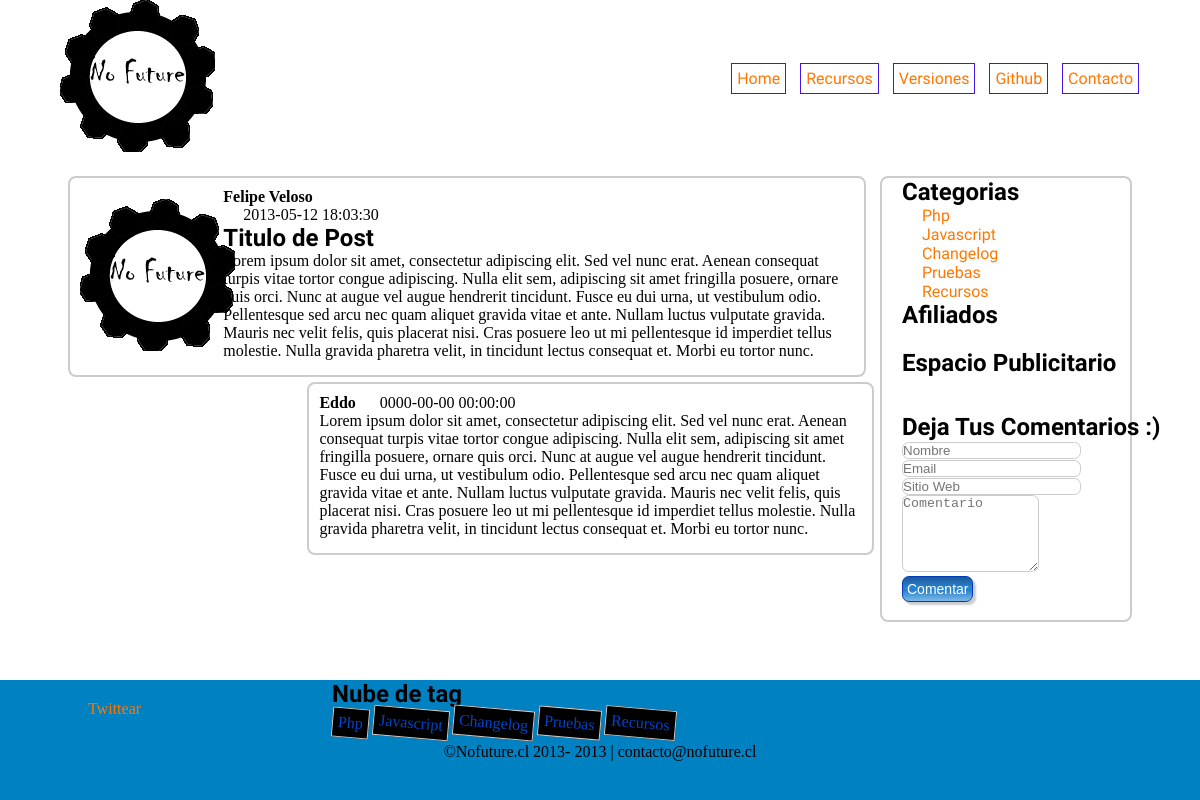
The page /post.php?id=1 on the database its author committed.
### tables this page shows
CREATE TABLE IF NOT EXISTS `pagina` (
  `idpagina` int(11) NOT NULL AUTO_INCREMENT,
  `nombre` varchar(100) DEFAULT NULL,
  `link` varchar(100) DEFAULT NULL,
  PRIMARY KEY (`idpagina`)
);

CREATE TABLE IF NOT EXISTS `usuario` (
  `idusuario` int(11) NOT NULL AUTO_INCREMENT,
  `nombre` varchar(150) DEFAULT NULL,
  `fechanac` date DEFAULT NULL,
  `correo` varchar(150) DEFAULT NULL,
  `password` varchar(20) DEFAULT NULL,
  `foto` text,
  PRIMARY KEY (`idusuario`)
);

CREATE TABLE IF NOT EXISTS `post` (
  `idpost` int(11) NOT NULL AUTO_INCREMENT,
  `idusuario` int(11) DEFAULT NULL,
  `titulo` varchar(100) DEFAULT NULL,
  `fecha` datetime DEFAULT NULL,
  `contenido` text,
  `categoria` text,
  PRIMARY KEY (`idpost`)
);

CREATE TABLE IF NOT EXISTS `comentario` (
  `idcomentario` int(11) NOT NULL AUTO_INCREMENT,
  `idpost` int(11) DEFAULT NULL,
  `nombre` varchar(100) DEFAULT NULL,
  `fecha` datetime NOT NULL,
  `correo` varchar(100) DEFAULT NULL,
  `sitio` varchar(100) DEFAULT NULL,
  `comentario` text,
  PRIMARY KEY (`idcomentario`)
);

CREATE TABLE IF NOT EXISTS `categoria` (
  `idcategoria` int(11) NOT NULL AUTO_INCREMENT,
  `nombre_categoria` varchar(100) DEFAULT NULL,
  `slug` varchar(100) DEFAULT NULL,
  PRIMARY KEY (`idcategoria`)
);

### class/class.php (called while the page is built, shortened)
<?php
class Conectar{
	public static function con(){
		$con = mysql_connect("localhost","nofuture_bloger","Riraito1221");
		return $con;
	}
}
class blog{
	private $menu_bar = array();
	private $post_unico = array();
	private $categoria = array();
	private $usuario = array();
	private $afiliado = array();
	public function get_menubar(){
		$sql = ("SELECT * FROM pagina");
		$res = mysql_query($sql,Conectar::con());
		while($reg = mysql_fetch_assoc($res)){
			$this->menu_bar[] = $reg;
		}
		return $this->menu_bar;
	}
	public function get_post_unico($id){
		$sql = ("SELECT * FROM post WHERE idpost = $id ");
		$res = mysql_query($sql, Conectar::con());
		while($reg = mysql_fetch_assoc($res)){
			$this->post_unico[] = $reg;
		}
		return $this->post_unico;
	}
	public function get_categorias(){
		$sql = ("SELECT * FROM categoria");
		$res = mysql_query($sql, Conectar::con());
		while($reg = mysql_fetch_assoc($res)){
			$this->categoria[] = $reg;
		}
		return $this->categoria;
	}
	public function get_usuario($idusuario){
		$sql = ("SELECT * FROM usuario WHERE idusuario = '$idusuario'");
		$res = mysql_query($sql, Conectar::con());
		while($reg = mysql_fetch_assoc($res)){
			$this->usuario[] = $reg;
		}
		return $this->usuario;
	}
	public function get_comentario($id){
		$sql = ("SELECT * FROM comentario WHERE idpost = $id");
		$res = mysql_query($sql, Conectar::con());
		while($reg = mysql_fetch_assoc($res)){
			$this->afiliado[] = $reg;
		}
		return $this->afiliado;
	}
}
?>

### post.php (the view, shortened to what this page needs)
<?php include('header.php'); ?>
<?php
include_once ('class/class.php');
$blog_post = new blog();
$post = $blog_post->get_post_unico($_GET['id']);
$usuario = $blog_post->get_usuario($post[0]['idusuario']);
$comentarios_post = $blog_post->get_comentario($post[0]['idpost']);
?>
<section id="contenido">
	<section id="cuerpo">
		<article id="">
			<div class="foto">
				<img src="upload/<?php echo $usuario[0]['foto']; ?>"
					alt="Foto de Perfil <?php echo $post[0]['titulo'] ?>" />
			</div>
			<div class="noticia">
				<div class="autor">
					<?php echo $usuario[0]['nombre']?>
				</div>
				<div class="fecha">
					<?php echo $post[0]['fecha']?>
				</div>
				<div class="contenido">
					<h2>
						<?php echo $post[0]['titulo']; ?>
					</h2>
					<?php echo $post[0]['contenido'];?>
				</div>
			</div>
		</article>
		<?php for($i = 0; $i<sizeof($comentarios_post); $i++){?>
		<div class="comentario offset3">
			<div class="autor">
				<?php echo $comentarios_post[$i]['nombre']?>
				<div class="fecha">
					<?php echo $comentarios_post[$i]['fecha']?>
				</div>
			</div>
			<div class="contenido">
				<?php echo $comentarios_post[$i]['comentario'];?>
			</div>
		</div>
		<?php }?>
	</section>
	<aside>
		<?php include('sidebar.php'); ?>
		<form action="postearcomentario.php" method="post">
			<br> <br>
			<h2>Deja Tus Comentarios :)</h2>
			<input type="text" name="nombre" placeholder="Nombre"
				required="required"> <input type="email" name="correo"
				placeholder="Email" required="required"> <input type="text"
				name="sitio" placeholder="Sitio Web">
			<textarea name="comentario" placeholder="Comentario" required="required" cols="15"
				rows="5"></textarea>
			<br> <input type="submit" class="btn" value="Comentar">
		</form>
		<br>
	</aside>
</section>
<footer>
	<?php include('footer.php'); ?>
</footer>
</body>
</html>

### header.php (shortened to what this page needs)
<?php
include_once 'class/class.php';
$blog = new blog();
$menubar =  $blog->get_menubar();
?>
<!DOCTYPE html>
<html>
<head>
<link rel="stylesheet" type="text/css" href="css/estilos.css">
</head>
<body>
	<header>
		<div id="logo" align="left">
			<a href="index.php"><img src="images/logo.png" /> </a>
		</div>
		<nav>
			<ul>
				<?php for($i = 0; $i<sizeof($menubar);$i++){ ?>
				<li><a href="<?php echo $menubar[$i]['link']; ?>"><?php echo $menubar[$i]['nombre'];?>
				</a></li>
				<?php }?>
			</ul>
		</nav>
	</header>

### sidebar.php (shortened to what this page needs)
<?php
include_once 'class/class.php';
$blog = new blog();
$categorias =  $blog->get_categorias();
?>
<ul>
	<li><h2>Categorias</h2></li>
	<?php for($i = 0; $i<sizeof($categorias);$i++){ ?>
	<li><a href="entradas.php?cat=<?php echo $categorias[$i]['slug'];?>"><?php echo $categorias[$i]['nombre_categoria']; ?>
	</a></li>
	<?php }?>
	<li><h2>Afiliados</h2></li>
</ul>
<div id="publicidad">
	<h2>Espacio Publicitario</h2>
</div>

### footer.php (shortened to what this page needs)
<?php
include_once 'class/class.php';
$tager_blog = new blog();
$tager = $tager_blog->get_categorias();
?>
<div id="socialmedia">
	<a href="https://twitter.com/share/" class="twitter-share-button"
		data-count="vertical" data-url="http://nofuture.cl"
		data-text="Visita Nofuture.cl Tu lugar para todo"
		data-via="Nofuturecl" data-lang="es">Twittear</a>
</div>
<div id="nubetags">
	<h2>Nube de tag</h2>
	<?php for($i = 0 ;$i<sizeof($tager);$i++){?>
	<div class="tager">
		<a href="entradas.php?cat=<?php echo $tager[$i]['slug']; ?>"><?php echo $tager[$i]['nombre_categoria']; ?>
		</a>
	</div>
	<?php }?>
</div>
<div id="footer">
	<p>
		&copyNofuture.cl 2013-
		<?php echo date('Y');?>
		| contacto@nofuture.cl
	</p>
</div>

### css/estilos.css (style rules this page uses)
* { border: 0px; margin: 0px; padding: 0px; }
article,figcaption,figure,footer,header,hgroup,nav, section { display: block; }
audio, iframe ,img,video, { max-width: 100%; }
a { color: #F70; font: bold; text-decoration: none; }
section#contenido { margin: 0px auto; max-width: 95%; text-align: center; margin-bottom: 140px; }
header { max-width: 100%; margin-bottom: 20px; }
footer { max-width: 100%; text-align: center; position:fixed; bottom:0; width:100%; height:120px; background-color:#0081C2; }
nav { text-align: right; width: 60%; }
nav, div#logo { display: inline-block; max-width: 100%; text-align: right; vertical-align: middle; }
nav ul { list-style: none; }
nav li { display: inline-block; padding: 5px; }
nav a { font-family: 'Unkempt', cursive; border: 1px solid #4513E6; padding: 5px; transition: all 0.5s linear; }
section#cuerpo,section#cuerporecurso, aside { border-radius: 0.5em; display: inline-block; margin: 0 auto; max-width: 100%; width: 70%; vertical-align: top; }
h2 { font-family: 'Unkempt', cursive; font-weight: bold; }
article,.comentario { border: 2px #CCCCCC solid; border-radius: 0.5em; padding: 10px; text-align: left; margin-bottom: 5px; }
aside { width: 20%; border: 2px #CCCCCC solid; text-align: left; padding-left: 20px; margin-left: 10px; }
aside ul { list-style: none; }
aside li { display: block; }
aside a { font-family: 'Unkempt', cursive; text-align: left; padding-left: 20px; }
form { width:280px; display: block; text-align: left; }
input , textarea { border: 1px solid #CCCCCC; border-radius: 0.5em; }
div#logo { text-align: left; width: 30%; margin-left: 5%; }
#publicidad { margin-top: 20px; }
#socialmedia, #nubetags { display: inline-block; text-align: left; padding-left: 5%; vertical-align: middle; }
#socialmedia { width: 15%; }
#nubetags { width: 70%; }
#footer { width: 95%; display: inline-block; margin-top: 5px; }
.offset3 { margin-left: 30%; }
.foto , .noticia { display: inline-block; vertical-align: middle; }
.foto { width: 18%; }
.noticia { width: 80%; }
.fecha, .autor { text-align: left; display: inline-block; }
.autor { font-weight: bold; width: 100%; }
.fecha { margin-left: 20px; font-weight: normal; }
.contenido { text-align: left; margin-bottom: 5px; }
.comentario { text-align: right; width: 68%; }
.tager { display: inline-block; padding: 5px; border: 1px solid #CCCCCC; background: #000000; transform:rotate(5deg); -webkit-transform:rotate(5deg); }
.tager a { color: #0044CC; }
.btn { border: 1px solid #003BB3; background: #1e5799; background: -moz-linear-gradient(top, #1e5799 0%, #2989d8 50%, #207cca 51%, #7db9e8 100%); background: -webkit-gradient(linear, left top, left bottom, color-stop(0%,#1e5799), color-stop(50%,#2989d8), color-stop(51%,#207cca), color-stop(100%,#7db9e8)); background: -webkit-linear-gradient(top, #1e5799 0%,#2989d8 50%,#207cca 51%,#7db9e8 100%); background: -o-linear-gradient(top, #1e5799 0%,#2989d8 50%,#207cca 51%,#7db9e8 100%); background: -ms-linear-gradient(top, #1e5799 0%,#2989d8 50%,#207cca 51%,#7db9e8 100%); background: linear-gradient(to bottom, #1e5799 0%,#2989d8 50%,#207cca 51%,#7db9e8 100%); filter: progid:DXImageTransform.Microsoft.gradient( startColorstr='#1e5799', endColorstr='#7db9e8',GradientType=0 ); box-shadow: 3px 3px 2px #ccc; color: #FFFFFF; font-size: 14px; padding: 4px; }

### rows shown on the page
pagina: nombre "Home"
pagina: nombre "Recursos"
pagina: nombre "Versiones"
pagina: nombre "Github"
pagina: nombre "Contacto"
usuario: foto (picture), nombre "Felipe Veloso"
post: fecha "2013-05-12 18:03:30", titulo "Titulo de Post", contenido "Lorem ipsum dolor sit amet, consectetur adipiscing elit. Sed vel nunc erat. Aenean consequat turpis vitae tortor congue adipiscing. Nulla elit sem, adipiscing sit amet fringilla posuere, ornare quis orci. Nunc at augue vel augue hendrerit tincidunt. Fusce eu dui urna, ut vestibulum odio. Pellentesque sed arcu nec quam aliquet gravida vitae et ante. Nullam luctus vulputate gravida. Mauris nec velit felis, quis placerat nisi. Cras posuere leo ut mi pellentesque id imperdiet tellus molestie. Nulla gravida pharetra velit, in tincidunt lectus consequat et. Morbi eu tortor nunc."
comentario: nombre "Eddo", fecha "0000-00-00 00:00:00", comentario "Lorem ipsum dolor sit amet, consectetur adipiscing elit. Sed vel nunc erat. Aenean consequat turpis vitae tortor congue adipiscing. Nulla elit sem, adipiscing sit amet fringilla posuere, ornare quis orci. Nunc at augue vel augue hendrerit tincidunt. Fusce eu dui urna, ut vestibulum odio. Pellentesque sed arcu nec quam aliquet gravida vitae et ante. Nullam luctus vulputate gravida. Mauris nec velit felis, quis placerat nisi. Cras posuere leo ut mi pellentesque id imperdiet tellus molestie. Nulla gravida pharetra velit, in tincidunt lectus consequat et. Morbi eu tortor nunc."
categoria: nombre_categoria "Php"
categoria: nombre_categoria "Javascript"
categoria: nombre_categoria "Changelog"
categoria: nombre_categoria "Pruebas"
categoria: nombre_categoria "Recursos"
